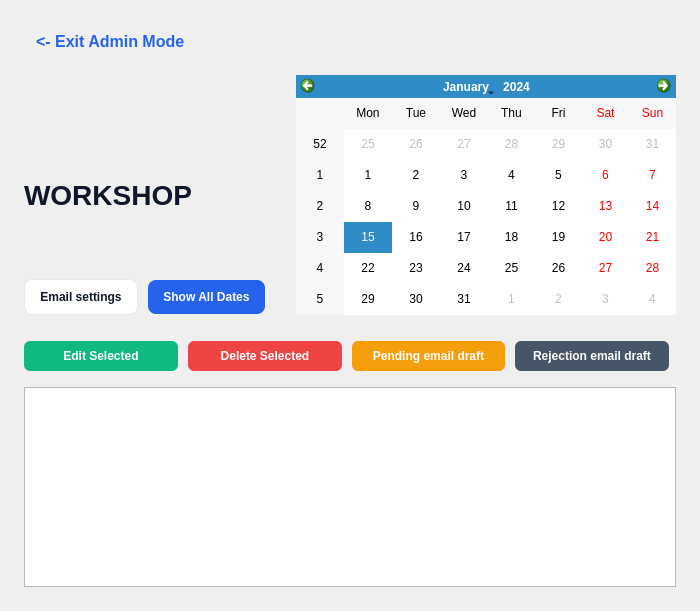
<?xml version="1.0" encoding="utf-8"?>
<ui version="4.0">
 <class>Page4</class>
 <widget class="QWidget" name="page4Widget">
  <layout class="QVBoxLayout" name="verticalLayout_page4" stretch="0,0,0,1">
   <property name="spacing">
    <number>16</number>
   </property>
   <property name="leftMargin">
    <number>24</number>
   </property>
   <property name="topMargin">
    <number>24</number>
   </property>
   <property name="rightMargin">
    <number>24</number>
   </property>
   <property name="bottomMargin">
    <number>24</number>
   </property>
   <item>
    <layout class="QHBoxLayout" name="page4TopBar">
     <item alignment="Qt::AlignLeft|Qt::AlignTop">
      <widget class="QPushButton" name="adminBackBtn">
       <property name="text">
        <string>&lt;- Exit Admin Mode</string>
       </property>
       <property name="cursor">
        <cursorShape>PointingHandCursor</cursorShape>
       </property>
       <property name="styleSheet">
        <string notr="true">QPushButton { background: transparent; color: #2563EB; font-size: 16px; font-weight: bold; border: none; text-align: left; padding: 8px 12px; border-radius: 8px; } QPushButton:hover { background-color: #EFF6FF; color: #1D4ED8; }</string>
       </property>
      </widget>
     </item>
    </layout>
   </item>
   <item>
    <layout class="QHBoxLayout" name="adminTopLayout">
     <property name="spacing">
      <number>24</number>
     </property>
     <item>
      <layout class="QVBoxLayout" name="adminInfoLayout">
       <property name="spacing">
        <number>10</number>
       </property>
       <item>
        <widget class="QLabel" name="adminImgLabel">
         <property name="textFormat">
          <enum>Qt::PlainText</enum>
         </property>
         <property name="minimumSize">
          <size>
           <width>160</width>
           <height>90</height>
          </size>
         </property>
         <property name="maximumSize">
          <size>
           <width>200</width>
           <height>110</height>
          </size>
         </property>
         <property name="alignment">
          <set>Qt::AlignCenter</set>
         </property>
        </widget>
       </item>
       <item>
        <widget class="QLabel" name="adminWsTitleLbl">
         <property name="wordWrap">
          <bool>true</bool>
         </property>
         <property name="textFormat">
          <enum>Qt::PlainText</enum>
         </property>
         <property name="text">
          <string>WORKSHOP</string>
         </property>
         <property name="styleSheet">
          <string notr="true">font-size: 28px; font-weight: 900; color: #0F172A;</string>
         </property>
        </widget>
       </item>
       <item>
        <widget class="QLabel" name="adminWsDescLbl">
         <property name="textFormat">
          <enum>Qt::PlainText</enum>
         </property>
         <property name="wordWrap">
          <bool>true</bool>
         </property>
         <property name="styleSheet">
          <string notr="true">font-size: 15px; color: #64748B; line-height: 1.6;</string>
         </property>
        </widget>
       </item>
       <item>
        <spacer name="adminVs2">
         <property name="orientation">
          <enum>Qt::Vertical</enum>
         </property>
        </spacer>
       </item>
       <item>
        <layout class="QHBoxLayout" name="adminBtnsLayout">
         <property name="spacing">
          <number>10</number>
         </property>
         <item>
          <widget class="QPushButton" name="adminSettingsBtn">
           <property name="text">
            <string>Email settings</string>
           </property>
           <property name="cursor">
            <cursorShape>PointingHandCursor</cursorShape>
           </property>
           <property name="styleSheet">
            <string notr="true">QPushButton { background-color: #FFFFFF; color: #0F172A; border-radius: 8px; border: 1px solid #E2E8F0; font-weight: bold; padding: 10px 15px; } QPushButton:hover { border: 1px solid #2563EB; background-color: #EFF6FF; color: #2563EB; }</string>
           </property>
          </widget>
         </item>
         <item>
          <widget class="QPushButton" name="adminShowAllBtn">
           <property name="text">
            <string>Show All Dates</string>
           </property>
           <property name="cursor">
            <cursorShape>PointingHandCursor</cursorShape>
           </property>
           <property name="styleSheet">
            <string notr="true">QPushButton { background-color: #2563EB; color: white; border-radius: 8px; font-weight: bold; padding: 10px 15px; border: none; } QPushButton:hover { background-color: #1D4ED8; }</string>
           </property>
          </widget>
         </item>
         <item>
          <spacer name="adminHs1">
           <property name="orientation">
            <enum>Qt::Horizontal</enum>
           </property>
          </spacer>
         </item>
        </layout>
       </item>
      </layout>
     </item>
     <item>
      <widget class="QFrame" name="adminCalFrame">
       <property name="minimumSize">
        <size>
         <width>380</width>
         <height>240</height>
        </size>
       </property>
       <property name="maximumSize">
        <size>
         <width>16777215</width>
         <height>280</height>
        </size>
       </property>
       <layout class="QVBoxLayout" name="adminCalLayout">
        <property name="leftMargin">
         <number>0</number>
        </property>
        <property name="topMargin">
         <number>0</number>
        </property>
        <property name="rightMargin">
         <number>0</number>
        </property>
        <property name="bottomMargin">
         <number>0</number>
        </property>
        <item>
         <widget class="CustomCalendarWidget" name="adminCalendar">
          <property name="styleSheet">
           <string notr="true">CustomCalendarWidget { background-color: #FFFFFF; color: #0F172A; border: 1px solid #E2E8F0; border-radius: 12px; } CustomCalendarWidget QAbstractItemView { selection-background-color: #2563EB; selection-color: white; background-color: #FFFFFF; color: #0F172A; border: none; font-size: 14px; outline: none; }</string>
          </property>
         </widget>
        </item>
       </layout>
      </widget>
     </item>
    </layout>
   </item>
   <item>
    <layout class="QHBoxLayout" name="tableActionsLayout">
     <property name="spacing">
      <number>10</number>
     </property>
     <property name="topMargin">
      <number>10</number>
     </property>
     <item>
      <widget class="QPushButton" name="adminEditBtn">
       <property name="text">
        <string>Edit Selected</string>
       </property>
       <property name="cursor">
        <cursorShape>PointingHandCursor</cursorShape>
       </property>
       <property name="styleSheet">
        <string notr="true">QPushButton { background-color: #10B981; color: white; border-radius: 6px; font-weight: bold; padding: 8px 15px; border: none; } QPushButton:hover { background-color: #059669; border: 1px solid #34D399; }</string>
       </property>
      </widget>
     </item>
     <item>
      <widget class="QPushButton" name="adminDelBtn">
       <property name="text">
        <string>Delete Selected</string>
       </property>
       <property name="cursor">
        <cursorShape>PointingHandCursor</cursorShape>
       </property>
       <property name="styleSheet">
        <string notr="true">QPushButton { background-color: #EF4444; color: white; border-radius: 6px; font-weight: bold; padding: 8px 15px; border: none; } QPushButton:hover { background-color: #DC2626; border: 1px solid #FCA5A5; }</string>
       </property>
      </widget>
     </item>
     <item>
      <widget class="QPushButton" name="pendingEmailBtn">
       <property name="text">
        <string>Pending email draft</string>
       </property>
       <property name="cursor">
        <cursorShape>PointingHandCursor</cursorShape>
       </property>
       <property name="styleSheet">
        <string notr="true">QPushButton { background-color: #F59E0B; color: white; border-radius: 6px; font-weight: bold; padding: 8px 15px; border: none; } QPushButton:hover { background-color: #D97706; border: 1px solid #FDE047; }</string>
       </property>
      </widget>
     </item>
     <item>
      <widget class="QPushButton" name="rejectEmailBtn">
       <property name="text">
        <string>Rejection email draft</string>
       </property>
       <property name="cursor">
        <cursorShape>PointingHandCursor</cursorShape>
       </property>
       <property name="styleSheet">
        <string notr="true">QPushButton { background-color: #475569; color: white; border-radius: 6px; font-weight: bold; padding: 8px 15px; border: none; } QPushButton:hover { background-color: #334155; border: 1px solid #94A3B8; }</string>
       </property>
      </widget>
     </item>
     <item>
      <spacer name="hsActions">
       <property name="orientation">
        <enum>Qt::Horizontal</enum>
       </property>
      </spacer>
     </item>
    </layout>
   </item>
   <item>
    <widget class="QTableWidget" name="mainTable">
     <property name="verticalScrollMode">
      <enum>QAbstractItemView::ScrollPerPixel</enum>
     </property>
     <property name="horizontalScrollMode">
      <enum>QAbstractItemView::ScrollPerPixel</enum>
     </property>
     <property name="wordWrap">
      <bool>false</bool>
     </property>
     <property name="alternatingRowColors">
      <bool>true</bool>
     </property>
     <property name="minimumSize">
      <size>
       <width>0</width>
       <height>200</height>
      </size>
     </property>
    </widget>
   </item>
  </layout>
 </widget>
 <customwidgets>
  <customwidget>
   <class>CustomCalendarWidget</class>
   <extends>QCalendarWidget</extends>
   <header>customcalendarwidget.h</header>
  </customwidget>
 </customwidgets>
</ui>
